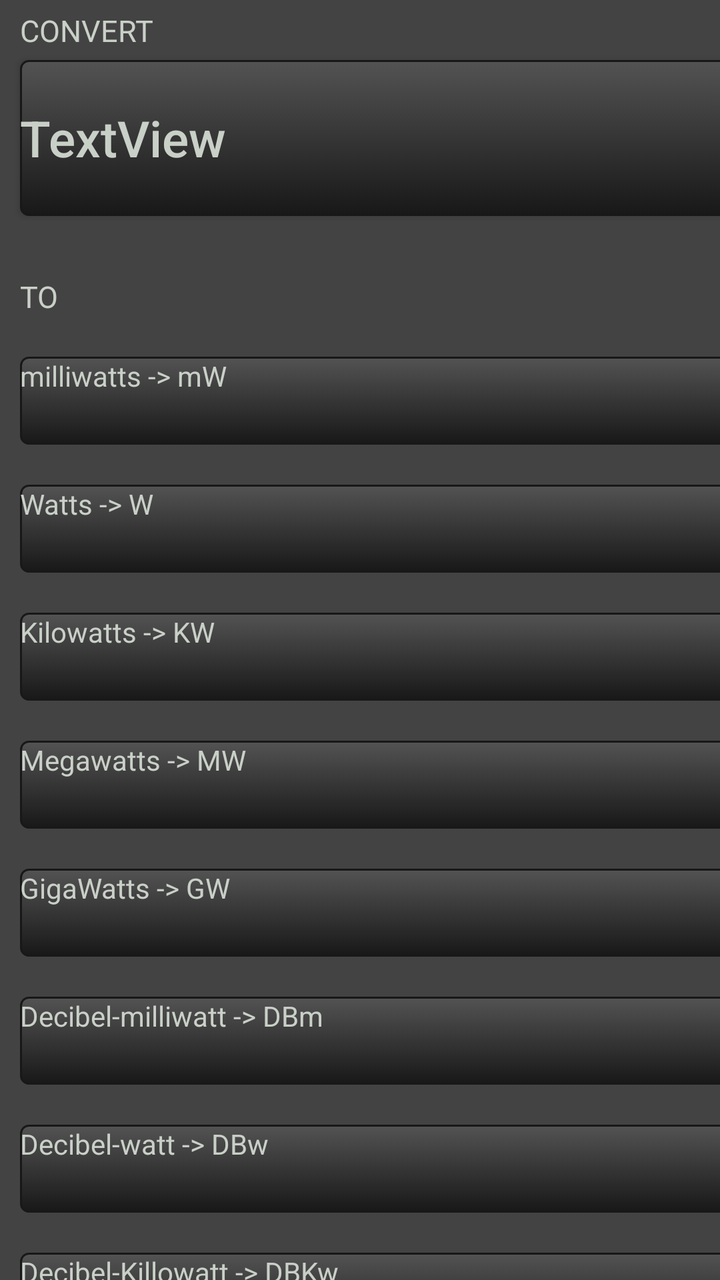
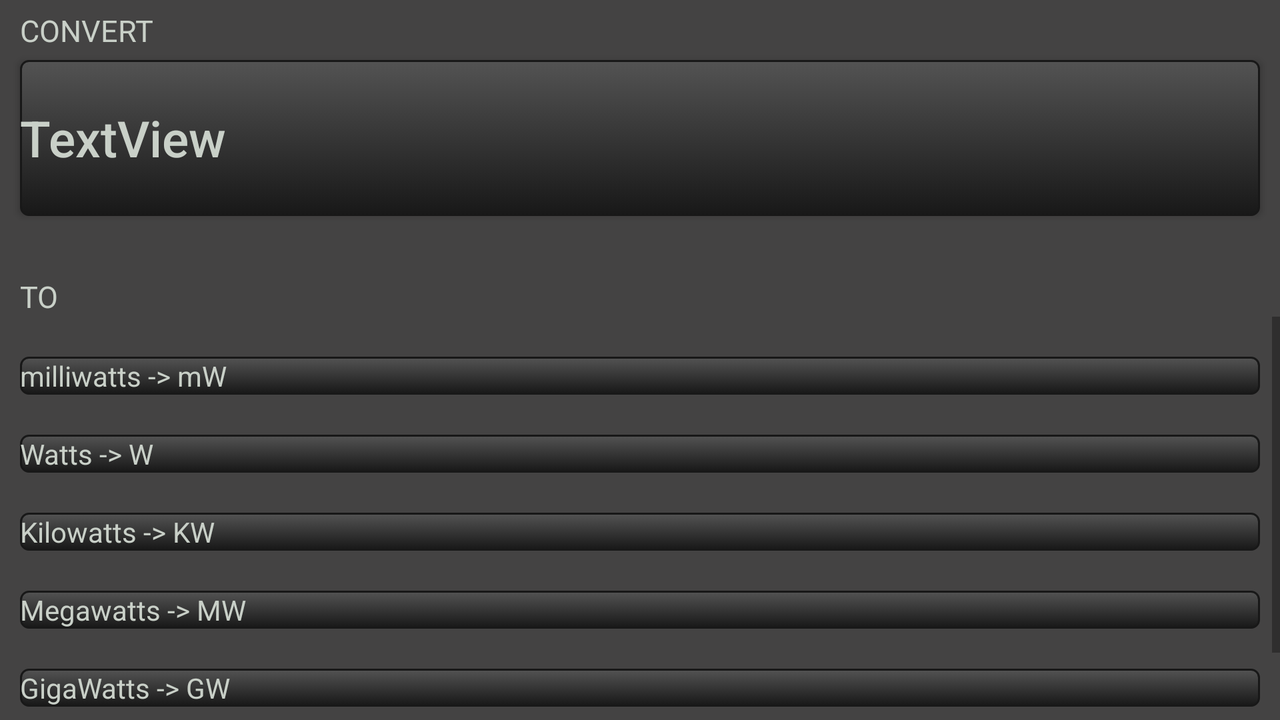

The same Android screen from two of the app's own layout files: first res/layout/ as a phone draws it, then the repository's variant for another configuration, drawn on a device whose configuration selects that folder. Both files follow.
<!-- AndroidManifest.xml: application theme Theme.Teste_2 -->
<!-- res/layout/whatts_layout.xml -->
<?xml version="1.0" encoding="utf-8"?>
<androidx.constraintlayout.widget.ConstraintLayout xmlns:android="http://schemas.android.com/apk/res/android"
    xmlns:app="http://schemas.android.com/apk/res-auto"
    xmlns:tools="http://schemas.android.com/tools"
    android:background="@color/tundora"
    android:layout_width="match_parent"
    android:layout_height="match_parent">

    <androidx.constraintlayout.widget.ConstraintLayout
        android:layout_width="409dp"
        android:layout_height="729dp"
        app:layout_constraintTop_toTopOf="parent"
        tools:layout_editor_absoluteX="1dp">

        <TextView
            android:id="@+id/textView38"
            android:layout_width="match_parent"
            android:layout_height="44dp"
            android:layout_marginStart="10dp"
            android:layout_marginTop="20dp"
            android:layout_marginEnd="10dp"
            android:background="@drawable/grey_button_background"
            android:textColor="@color/pumice"
            android:text="@string/gigawatts_text"
            app:layout_constraintEnd_toEndOf="parent"
            app:layout_constraintHorizontal_bias="0.0"
            app:layout_constraintStart_toStartOf="parent"
            app:layout_constraintTop_toBottomOf="@+id/textView36" />

        <TextView
            android:id="@+id/textView39"
            android:layout_width="match_parent"
            android:layout_height="44dp"
            android:layout_marginStart="10dp"
            android:layout_marginTop="20dp"
            android:layout_marginEnd="10dp"
            android:background="@drawable/grey_button_background"
            android:textColor="@color/pumice"
            android:text="@string/dbm_text"
            android:textAllCaps="false"
            app:layout_constraintEnd_toEndOf="parent"
            app:layout_constraintHorizontal_bias="0.0"
            app:layout_constraintStart_toStartOf="parent"
            app:layout_constraintTop_toBottomOf="@+id/textView38" />

        <TextView
            android:id="@+id/textView41"
            android:layout_width="match_parent"
            android:layout_height="44dp"
            android:layout_marginStart="10dp"
            android:layout_marginTop="20dp"
            android:layout_marginEnd="10dp"
            android:background="@drawable/grey_button_background"
            android:textColor="@color/pumice"
            android:text="@string/dbw_text"
            android:textAllCaps="false"
            app:layout_constraintEnd_toEndOf="parent"
            app:layout_constraintHorizontal_bias="0.0"
            app:layout_constraintStart_toStartOf="parent"
            app:layout_constraintTop_toBottomOf="@+id/textView39" />

        <TextView
            android:id="@+id/textView42"
            android:layout_width="match_parent"
            android:layout_height="44dp"
            android:layout_marginStart="10dp"
            android:layout_marginTop="20dp"
            android:layout_marginEnd="10dp"
            android:background="@drawable/grey_button_background"
            android:textColor="@color/pumice"
            android:text="@string/linear_text"
            android:textAllCaps="false"
            app:layout_constraintEnd_toEndOf="parent"
            app:layout_constraintHorizontal_bias="0.0"
            app:layout_constraintStart_toStartOf="parent"
            app:layout_constraintTop_toBottomOf="@+id/textView41" />

        <TextView
            android:id="@+id/textView36"
            android:layout_width="match_parent"
            android:layout_height="44dp"
            android:layout_marginStart="10dp"
            android:layout_marginTop="20dp"
            android:layout_marginEnd="10dp"
            android:background="@drawable/grey_button_background"
            android:textColor="@color/pumice"
            android:text="@string/megawatts_text"
            app:layout_constraintEnd_toEndOf="parent"
            app:layout_constraintHorizontal_bias="0.0"
            app:layout_constraintStart_toStartOf="parent"
            app:layout_constraintTop_toBottomOf="@+id/textView35" />

        <Button
            android:id="@+id/previous_calcs"
            android:layout_width="match_parent"
            android:layout_height="78dp"
            android:layout_marginStart="10dp"
            android:layout_marginTop="30dp"
            android:layout_marginEnd="10dp"
            android:background="@drawable/grey_button_background"
            android:text="TextView"
            android:textAlignment="textStart"
            android:textColor="@color/pumice"
            android:textSize="25sp"
            android:textAllCaps="false"
            app:layout_constraintEnd_toEndOf="parent"
            app:layout_constraintHorizontal_bias="0.026"
            app:layout_constraintStart_toStartOf="parent"
            app:layout_constraintTop_toTopOf="parent" />

        <TextView
            android:id="@+id/textView6"
            android:layout_width="wrap_content"
            android:layout_height="wrap_content"
            android:layout_marginStart="10dp"
            android:text="@string/conversor_text"
            android:textColor="@color/pumice"
            android:textSize="15sp"
            app:layout_constraintBottom_toTopOf="@+id/previous_calcs"
            app:layout_constraintStart_toStartOf="parent"
            app:layout_constraintTop_toTopOf="parent" />

        <TextView
            android:id="@+id/textView26"
            android:layout_width="match_parent"
            android:layout_height="44dp"
            android:layout_marginStart="10dp"
            android:layout_marginTop="20dp"
            android:layout_marginEnd="10dp"
            android:background="@drawable/grey_button_background"
            android:textColor="@color/pumice"
            android:text="@string/miliwatts_text"
            android:textAllCaps="false"
            app:layout_constraintEnd_toEndOf="parent"
            app:layout_constraintHorizontal_bias="0.0"
            app:layout_constraintStart_toStartOf="parent"
            app:layout_constraintTop_toBottomOf="@+id/textView7" />

        <TextView
            android:id="@+id/textView31"
            android:layout_width="match_parent"
            android:layout_height="44dp"
            android:layout_marginStart="10dp"
            android:layout_marginTop="20dp"
            android:layout_marginEnd="10dp"
            android:background="@drawable/grey_button_background"
            android:textColor="@color/pumice"
            android:text="@string/watts_text"
            app:layout_constraintEnd_toEndOf="parent"
            app:layout_constraintHorizontal_bias="0.0"
            app:layout_constraintStart_toStartOf="parent"
            app:layout_constraintTop_toBottomOf="@+id/textView26" />

        <TextView
            android:id="@+id/textView35"
            android:layout_width="match_parent"
            android:layout_height="44dp"
            android:layout_marginStart="10dp"
            android:layout_marginTop="20dp"
            android:layout_marginEnd="10dp"
            android:background="@drawable/grey_button_background"
            android:textColor="@color/pumice"
            android:text="@string/kilowatts_text"
            app:layout_constraintEnd_toEndOf="parent"
            app:layout_constraintHorizontal_bias="0.0"
            app:layout_constraintStart_toStartOf="parent"
            app:layout_constraintTop_toBottomOf="@+id/textView31" />

        <TextView
            android:id="@+id/textView7"
            android:layout_width="wrap_content"
            android:layout_height="wrap_content"
            android:layout_marginStart="10dp"
            android:layout_marginTop="30dp"
            android:text="@string/to_text"
            android:textColor="@color/pumice"
            android:textSize="15sp"
            app:layout_constraintStart_toStartOf="parent"
            app:layout_constraintTop_toBottomOf="@+id/previous_calcs" />

    </androidx.constraintlayout.widget.ConstraintLayout>
</androidx.constraintlayout.widget.ConstraintLayout>
<!-- resources referenced by this layout -->
<resources>
  <color name="pumice">#c9d0c8</color>
  <color name="tundora">#444343</color>
  <!-- drawable grey_button_background (drawable) -->
  <?xml version="1.0" encoding="utf-8"?>
  <selector xmlns:android="http://schemas.android.com/apk/res/android">
      <item android:state_pressed="true">
          <shape>
              <solid android:color="@color/emperor" />
              <stroke android:width="1dp" android:color="@color/cod_gray" />
              <corners android:radius="3dp" />
              <padding android:bottom="0dp" android:left="0dp" android:right="0dp" android:top="0dp" />
          </shape>
      </item>
      <item>
          <shape>
              <gradient android:angle="270" android:endColor="@color/cod_gray" android:startColor="@color/emperor" />
              <stroke android:width="1dp" android:color="@color/cod_gray" />
              <corners android:radius="4dp" />
              <padding android:bottom="0dp" android:left="0dp" android:right="0dp" android:top="0dp" />
          </shape>
      </item>
  </selector>
  <string name="conversor_text">CONVERT</string>
  <string name="dbm_text">Decibel-milliwatt -&gt; DBm</string>
  <string name="dbw_text">Decibel-watt -&gt; DBw</string>
  <string name="gigawatts_text">GigaWatts -&gt; GW</string>
  <string name="kilowatts_text">Kilowatts -&gt; KW</string>
  <string name="linear_text">Decibel-Killowatt -&gt; DBKw</string>
  <string name="megawatts_text">Megawatts -&gt; MW</string>
  <string name="miliwatts_text">milliwatts -&gt; mW</string>
  <string name="to_text">TO</string>
  <string name="watts_text">Watts -&gt; W</string>
  <style name="Theme.Teste_2" parent="Theme.AppCompat.DayNight.NoActionBar">
          
          <item name="colorPrimary">@color/purple_500</item>
          <item name="colorPrimaryVariant">@color/purple_700</item>
          <item name="colorOnPrimary">@color/white</item>
          
          <item name="colorSecondary">@color/teal_200</item>
          <item name="colorSecondaryVariant">@color/teal_700</item>
          <item name="colorOnSecondary">@color/black</item>
          
          <item name="android:statusBarColor">?attr/colorPrimaryVariant</item>
          
      </style>
  <color name="emperor">#535353</color>
  <color name="cod_gray">#181818</color>
  <color name="purple_500">#FF6200EE</color>
  <color name="purple_700">#FF3700B3</color>
  <color name="white">#FFFFFFFF</color>
  <color name="teal_200">#FF03DAC5</color>
  <color name="teal_700">#FF018786</color>
  <color name="black">#FF000000</color>
</resources>
<!-- res/layout-land/whatts_layout.xml (the repository's variant of the layout above) -->
<!-- drawn on the phone turned sideways -->
<?xml version="1.0" encoding="utf-8"?>
<androidx.constraintlayout.widget.ConstraintLayout xmlns:android="http://schemas.android.com/apk/res/android"
    xmlns:app="http://schemas.android.com/apk/res-auto"
    xmlns:tools="http://schemas.android.com/tools"
    android:layout_width="match_parent"
    android:layout_height="match_parent"
    android:background="@color/tundora">

    <androidx.constraintlayout.widget.ConstraintLayout
        android:layout_width="match_parent"
        android:layout_height="match_parent"
        app:layout_constraintTop_toTopOf="parent"
        tools:layout_editor_absoluteX="1dp">

        <Button
            android:id="@+id/previous_calcs"
            android:layout_width="match_parent"
            android:layout_height="78dp"
            android:layout_marginStart="10dp"
            android:layout_marginTop="30dp"
            android:layout_marginEnd="10dp"
            android:background="@drawable/grey_button_background"
            android:text="TextView"
            android:textAlignment="textStart"
            android:textAllCaps="false"
            android:textColor="@color/pumice"
            android:textSize="25sp"
            app:layout_constraintEnd_toEndOf="parent"
            app:layout_constraintHorizontal_bias="0.026"
            app:layout_constraintStart_toStartOf="parent"
            app:layout_constraintTop_toTopOf="parent" />

        <TextView
            android:id="@+id/textView6"
            android:layout_width="wrap_content"
            android:layout_height="wrap_content"
            android:layout_marginStart="10dp"
            android:text="@string/conversor_text"
            android:textColor="@color/pumice"
            android:textSize="15sp"
            app:layout_constraintBottom_toTopOf="@+id/previous_calcs"
            app:layout_constraintStart_toStartOf="parent"
            app:layout_constraintTop_toTopOf="parent" />


        <TextView
            android:id="@+id/textView7"
            android:layout_width="wrap_content"
            android:layout_height="wrap_content"
            android:layout_marginStart="10dp"
            android:layout_marginTop="30dp"
            android:text="@string/to_text"
            android:textColor="@color/pumice"
            android:textSize="15sp"
            app:layout_constraintStart_toStartOf="parent"
            app:layout_constraintTop_toBottomOf="@+id/previous_calcs" />


        <ScrollView
            android:layout_width="match_parent"
            android:layout_height="250dp"
            app:layout_constraintTop_toBottomOf="@+id/textView7"
            tools:layout_editor_absoluteX="11dp">

            <LinearLayout
                android:layout_width="match_parent"
                android:layout_height="wrap_content"
                android:orientation="vertical">


                <TextView
                    android:id="@+id/textView26"
                    android:layout_width="match_parent"
                    android:layout_height="wrap_content"
                    android:layout_marginStart="10dp"
                    android:layout_marginTop="20dp"
                    android:layout_marginEnd="10dp"
                    android:background="@drawable/grey_button_background"
                    android:text="@string/miliwatts_text"
                    android:textAllCaps="false"
                    android:textColor="@color/pumice"
                    app:layout_constraintEnd_toEndOf="parent"
                    app:layout_constraintHorizontal_bias="0.0"
                    app:layout_constraintStart_toStartOf="parent"
                    app:layout_constraintTop_toBottomOf="@+id/textView7" />

                <TextView
                    android:id="@+id/textView31"
                    android:layout_width="match_parent"
                    android:layout_height="wrap_content"
                    android:layout_marginStart="10dp"
                    android:layout_marginTop="20dp"
                    android:layout_marginEnd="10dp"
                    android:background="@drawable/grey_button_background"
                    android:text="@string/watts_text"
                    android:textColor="@color/pumice"
                    app:layout_constraintEnd_toEndOf="parent"
                    app:layout_constraintHorizontal_bias="0.0"
                    app:layout_constraintStart_toStartOf="parent"
                    app:layout_constraintTop_toBottomOf="@+id/textView26" />

                <TextView
                    android:id="@+id/textView35"
                    android:layout_width="match_parent"
                    android:layout_height="wrap_content"
                    android:layout_marginStart="10dp"
                    android:layout_marginTop="20dp"
                    android:layout_marginEnd="10dp"
                    android:background="@drawable/grey_button_background"
                    android:text="@string/kilowatts_text"
                    android:textColor="@color/pumice"
                    app:layout_constraintEnd_toEndOf="parent"
                    app:layout_constraintHorizontal_bias="0.0"
                    app:layout_constraintStart_toStartOf="parent"
                    app:layout_constraintTop_toBottomOf="@+id/textView31" />

                <TextView
                    android:id="@+id/textView36"
                    android:layout_width="match_parent"
                    android:layout_height="wrap_content"
                    android:layout_marginStart="10dp"
                    android:layout_marginTop="20dp"
                    android:layout_marginEnd="10dp"
                    android:background="@drawable/grey_button_background"
                    android:text="@string/megawatts_text"
                    android:textColor="@color/pumice"
                    app:layout_constraintEnd_toEndOf="parent"
                    app:layout_constraintHorizontal_bias="0.0"
                    app:layout_constraintStart_toStartOf="parent"
                    app:layout_constraintTop_toBottomOf="@+id/textView35" />

                <TextView
                    android:id="@+id/textView38"
                    android:layout_width="match_parent"
                    android:layout_height="wrap_content"
                    android:layout_marginStart="10dp"
                    android:layout_marginTop="20dp"
                    android:layout_marginEnd="10dp"
                    android:background="@drawable/grey_button_background"
                    android:text="@string/gigawatts_text"
                    android:textColor="@color/pumice"
                    app:layout_constraintEnd_toEndOf="parent"
                    app:layout_constraintHorizontal_bias="0.0"
                    app:layout_constraintStart_toStartOf="parent"
                    app:layout_constraintTop_toBottomOf="@+id/textView36" />

                <TextView
                    android:id="@+id/textView39"
                    android:layout_width="match_parent"
                    android:layout_height="wrap_content"
                    android:layout_marginStart="10dp"
                    android:layout_marginTop="20dp"
                    android:layout_marginEnd="10dp"
                    android:background="@drawable/grey_button_background"
                    android:text="@string/dbm_text"
                    android:textAllCaps="false"
                    android:textColor="@color/pumice"
                    app:layout_constraintEnd_toEndOf="parent"
                    app:layout_constraintHorizontal_bias="0.0"
                    app:layout_constraintStart_toStartOf="parent"
                    app:layout_constraintTop_toBottomOf="@+id/textView38" />

                <TextView
                    android:id="@+id/textView41"
                    android:layout_width="match_parent"
                    android:layout_height="wrap_content"
                    android:layout_marginStart="10dp"
                    android:layout_marginTop="20dp"
                    android:layout_marginEnd="10dp"
                    android:background="@drawable/grey_button_background"
                    android:text="@string/dbw_text"
                    android:textAllCaps="false"
                    android:textColor="@color/pumice"
                    app:layout_constraintEnd_toEndOf="parent"
                    app:layout_constraintHorizontal_bias="0.0"
                    app:layout_constraintStart_toStartOf="parent"
                    app:layout_constraintTop_toBottomOf="@+id/textView39" />

                <TextView
                    android:id="@+id/textView42"
                    android:layout_width="match_parent"
                    android:layout_height="wrap_content"
                    android:layout_marginStart="10dp"
                    android:layout_marginTop="20dp"
                    android:layout_marginEnd="10dp"
                    android:layout_marginBottom="60dp"
                    android:background="@drawable/grey_button_background"
                    android:text="@string/linear_text"
                    android:textAllCaps="false"
                    android:textColor="@color/pumice"
                    app:layout_constraintEnd_toEndOf="parent"
                    app:layout_constraintHorizontal_bias="0.0"
                    app:layout_constraintStart_toStartOf="parent"
                    app:layout_constraintTop_toBottomOf="@+id/textView41" />


            </LinearLayout>
        </ScrollView>


    </androidx.constraintlayout.widget.ConstraintLayout>
</androidx.constraintlayout.widget.ConstraintLayout>
